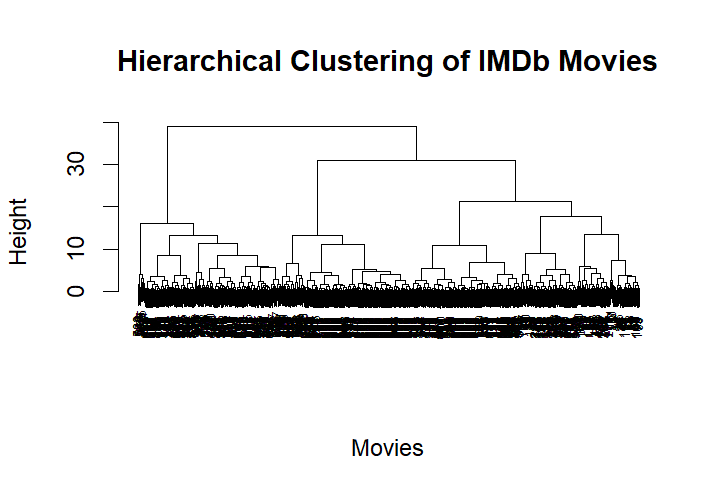

Recreate this plot in R.
# hier_data contains the four selected numeric columns.
hier_data$No_of_Votes <- log1p(hier_data$No_of_Votes)
hier_data$Gross <- log1p(hier_data$Gross)

hier_scaled <- scale(hier_data)

movie_dist <- dist(
  hier_scaled,
  method = "euclidean"
)
hier_model <- hclust(
  movie_dist,
  method = "ward.D2"
)
# Hierarchical clustering dendrogram
plot(
  hier_model,
  main = "Hierarchical Clustering of IMDb Movies",
  xlab = "Movies",
  sub = "",
  cex = 0.5
)
hier_clusters <- cutree(
  hier_model,
  k = 3
)
print(table(hier_clusters))
hier_summary <- aggregate(
  hier_data,
  by = list(Cluster = hier_clusters),
  FUN = mean
)
print(hier_summary)
